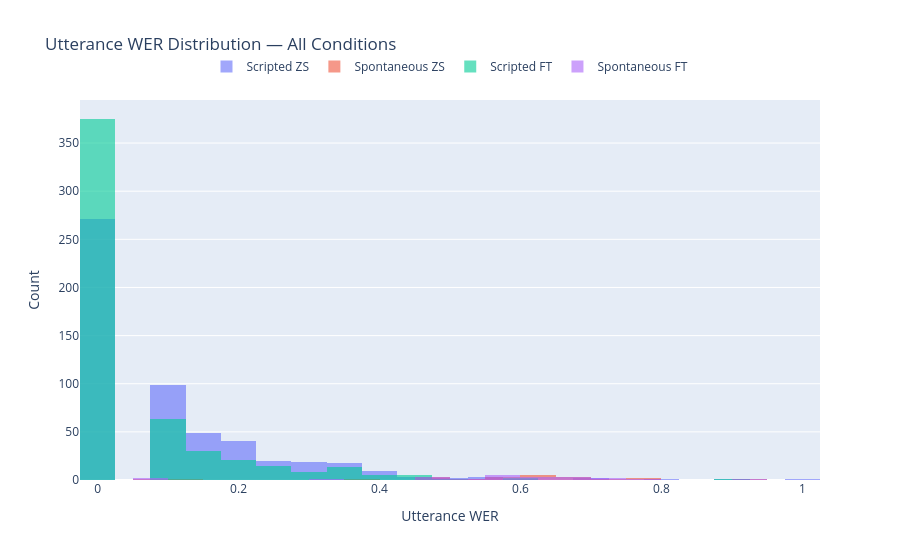

The notebook cell this image was saved under:
### Code cell
# ── Utterance WER distribution: scripted vs spontaneous ───────────────────────
fig = go.Figure()
fig.add_trace(go.Histogram(x=zs_scripted["utt_wer"],     name="Scripted ZS",  opacity=0.6, nbinsx=30))
fig.add_trace(go.Histogram(x=zs_spontaneous["utt_wer"],  name="Spontaneous ZS", opacity=0.6, nbinsx=30))
fig.add_trace(go.Histogram(x=ft_scripted["utt_wer"],     name="Scripted FT",  opacity=0.6, nbinsx=30))
fig.add_trace(go.Histogram(x=ft_spontaneous["utt_wer"],  name="Spontaneous FT", opacity=0.6, nbinsx=30))
fig.update_layout(
    title="Utterance WER Distribution — All Conditions",
    barmode="overlay",
    legend=dict(orientation="h", yanchor="bottom", y=1.05, xanchor="center", x=0.5),
)
fig.update_xaxes(title_text="Utterance WER")
fig.update_yaxes(title_text="Count")
fig.show()

### Figure 1 — Plotly figure (JSON) as saved in the notebook; plotly's stock layout.template omitted (floating-point values rounded to 4 significant figures; data arrays with more than 128 entries replaced by an {"elided": "..."} marker saying what was removed)
{"data": [{"name": "Scripted ZS", "nbinsx": 30, "opacity": 0.6, "type": "histogram", "x": {"elided": "540 float values"}}, {"name": "Spontaneous ZS", "nbinsx": 30, "opacity": 0.6, "type": "histogram", "x": [0.5449, 0.5664, 0.6197, 0.6769, 0.6111, 0.7847, 0.102, 0.6483, 0.4706, 0.7109, 0.625, 0.6949, 0.469, 0.05263, 0.3649, 0.6911, 0.5828, 0.6493, 0.569, 0.9091, 0.7753, 0.4914]}, {"name": "Scripted FT", "nbinsx": 30, "opacity": 0.6, "type": "histogram", "x": {"elided": "540 float values"}}, {"name": "Spontaneous FT", "nbinsx": 30, "opacity": 0.6, "type": "histogram", "x": [0.5256, 0.5664, 0.5915, 0.6692, 0.6111, 0.7368, 0.08163, 0.6069, 0.4622, 0.7109, 0.6172, 0.6864, 0.4779, 0.07895, 0.3108, 0.6748, 0.5894, 0.5821, 0.5517, 0.9091, 0.7528, 0.4741]}], "layout": {"barmode": "overlay", "legend": {"orientation": "h", "x": 0.5, "xanchor": "center", "y": 1.05, "yanchor": "bottom"}, "title": {"text": "Utterance WER Distribution — All Conditions"}, "xaxis": {"title": {"text": "Utterance WER"}}, "yaxis": {"title": {"text": "Count"}}}}
